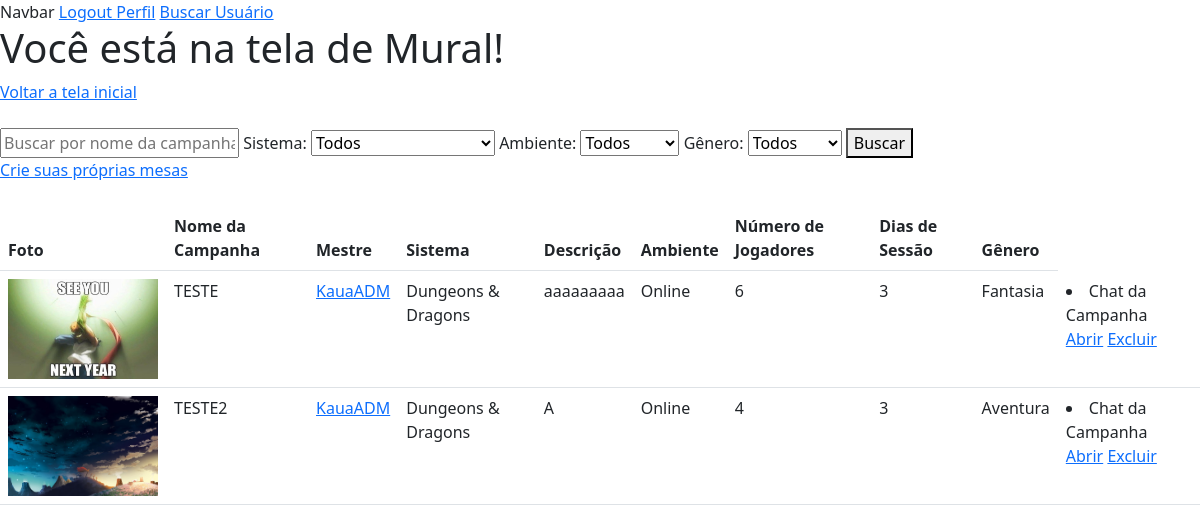
/buscarMesa/ (signed in), run on an earlier commit of the app's database.
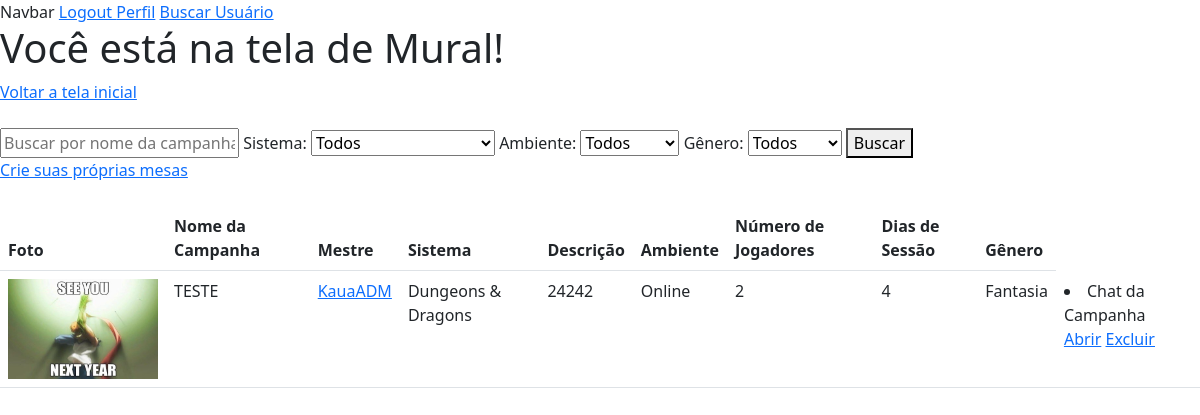
And on a later commit of the database.
### home/models.py (models this page shows, shortened)
class Campanha(models.Model):
    nomeMestre = models.ForeignKey(Perfil, on_delete=models.CASCADE)
    SISTEMAS_RPG_CHOICES = (
        ('Dungeons & Dragons', 'Dungeons & Dragons'),
        ('Ordem Paranormal', 'Ordem Paranormal'),
        ('Tormenta20', 'Tormenta20'),
        ('Call of Cthulu', 'Call of Cthulu'),
        ('Outro', 'Outro')
    )
    AMBIENTES_RPG_CHOICES = (
        ('Online', 'Online'),
        ('Presencial', 'Presencial')
    )
    GENERO_RPG_CHOICES = (
        ('Aventura', 'Aventura'),
        ('Fantasia', 'Fantasia'),
        ('Histórico', 'Histórico'),
        ('Mistério', 'Mistério'),
        ('Suspense', 'Suspense'),
        ('Terror', 'Terror'),
    )
    nomeCampanha = models.CharField(max_length=52, null=True)
    sistemaCampanha = models.CharField(max_length=100, choices=SISTEMAS_RPG_CHOICES, null=True)
    descricaoCampanha = models.TextField(max_length=256, null=True)
    fotoCampanha = models.ImageField(upload_to='images/FotoCampanha/', null=True)
    ambienteCampanha = models.CharField(max_length=100, choices=AMBIENTES_RPG_CHOICES, null=True)
    numeroJogadores = models.IntegerField(null=True)
    diasSessao = models.CharField(max_length=52, null=True)
    generoRPG = models.CharField(max_length=100, choices=GENERO_RPG_CHOICES, null=True)

class Perfil(models.Model):
    nomePerfil = models.ForeignKey(User, on_delete=models.CASCADE)
    slug = models.SlugField(User, unique=True)
    SESSION_CHOICES = (
        ('Online', 'Online'),
        ('Presencial', 'Presencial'),
    )
    PLAYER_TYPE_CHOICES = (
        ('Mestre', 'Mestre'),
        ('Jogador', 'Jogador'),
        ('Ambos', 'Ambos'),
    )
    RPG_SYSTEM_CHOICES = (
        ('Dungeons & Dragons', 'Dungeons & Dragons'),
        ('Tormenta20', 'Tormenta20'),
        ('Ordem Paranormal', 'Ordem Paranormal'),
        ('Call of Cthulhu', 'Call of Cthulhu'),
        ('Outros', 'Outros'),
    )
    fotoConta = models.ImageField(upload_to='images/profilePictures')
    tipo_sessao = models.CharField(max_length=20, choices=SESSION_CHOICES, null=True)
    tipo_player = models.CharField(max_length=20, choices=PLAYER_TYPE_CHOICES, null=True)
    descricao = models.TextField(max_length=256, null=True)
    sistema_rpg = models.CharField(max_length=20, choices=RPG_SYSTEM_CHOICES, null=True)
    idade = models.IntegerField(null=True)

### chat/models.py (models this page shows, shortened)
class Grupo(models.Model):
    from home.models import Campanha
    uuid = models.UUIDField(default=uuid4, editable=False)
    membros = models.ManyToManyField(User)
    criador = models.ForeignKey(User, on_delete=models.CASCADE, null=True, related_name='grupos_criados')
    publico = models.BooleanField(default=False)
    campanha = models.ForeignKey(Campanha, on_delete=models.CASCADE, related_name='chats', null=True)

### home/views.py (the view)
# urls.py: path('buscarMesa/', views.buscarmesa, name='buscarmesa'),
@login_required
def buscarmesa(request):
    perfil = Perfil.objects.get(nomePerfil=request.user)
    sistema_busca = request.GET.get('q')
    sistema_filtro = request.GET.get('sistema')
    ambiente_filtro = request.GET.get('ambiente')
    genero_filtro = request.GET.get('genero')
    campanhas = Campanha.objects.all()
    if sistema_busca:
        campanhas = campanhas.filter(Q(nomeCampanha__icontains=sistema_busca))
    if sistema_filtro:
        campanhas = campanhas.filter(Q(sistemaCampanha__icontains=sistema_filtro))
    if ambiente_filtro:
        campanhas = campanhas.filter(Q(ambienteCampanha__icontains=ambiente_filtro))
    if genero_filtro:
        campanhas = campanhas.filter(Q(generoRPG__icontains=genero_filtro))
    campanhas_e_grupos = {}
    for campanha in campanhas:
        grupos = campanha.chats.all()
        campanhas_e_grupos[campanha] = grupos
    return render(request, 'principal/muralLogado.html', {'campanhas_e_grupos': campanhas_e_grupos, 'perfil': perfil})

### home/templates/principal/muralLogado.html (shortened to what this page needs)
{% extends 'principal/base.html' %}
{% block conteudo %}
<h1>Você está na tela de Mural!</h1>
<a href='{% url 'index' %}'>Voltar a tela inicial</a> <br> <br>
<form method="GET" class="search-form">
    <input type="text" name="q" placeholder="Buscar por nome da campanha">
    <label for="sistema">Sistema:</label>
    <select name="sistema" id="sistema">
        <option value="">Todos</option>
    </select>
    <label for="ambiente">Ambiente:</label>
    <select name="ambiente" id="ambiente">
        <option value="">Todos</option>
    </select>
    <label for="genero">Gênero:</label>
    <select name="genero" id="genero">
        <option value="">Todos</option>
    </select>
    <button type="submit">Buscar</button>
</form>
{% if perfil.tipo_player == "Ambos" or perfil.tipo_player == "Mestre" %}
<a href="{% url 'criarCampanhas' %}">Crie suas próprias mesas</a>
{% endif %}
<br> <br>
<link href="https://cdn.jsdelivr.net/npm/bootstrap@5.3.0/dist/css/bootstrap.min.css" rel="stylesheet">
<table class="table">
    <thead>
        <tr>
            <th>Foto</th>
            <th>Nome da Campanha</th>
            <th>Mestre</th>
            <th>Sistema</th>
            <th>Descrição</th>
            <th>Ambiente</th>
            <th>Número de Jogadores</th>
            <th>Dias de Sessão</th>
            <th>Gênero</th>
        </tr>
    </thead>
    <tbody>
        {% for campanha, grupos in campanhas_e_grupos.items %}
        <tr>
            <td><img src="{{ campanha.fotoCampanha.url }}" alt="Foto da Campanha" width="150" height="100"></td>
            <td>{{ campanha.nomeCampanha }}</td>
            <td><a href="{% url 'exibir_perfil' perfil_slug=campanha.nomeMestre.slug %}">{{ campanha.nomeMestre.nomePerfil.username }}</a></td>
            <td>{{ campanha.sistemaCampanha }}</td>
            <td>{{ campanha.descricaoCampanha }}</td>
            <td>{{ campanha.ambienteCampanha }}</td>
            <td>{{ campanha.numeroJogadores }}</td>
            <td>{{ campanha.diasSessao }}</td>
            <td>{{ campanha.generoRPG }}</td>
            <td>
                {% for grupo in grupos %}
                    <div id="{{ grupo.uuid }}">
                        <li><a>Chat da Campanha</a></li>
                        {% if request.user in grupo.membros.all %}
                            <a href="{% url 'Abrir_chat_pub' uuid=grupo.uuid %}">Abrir</a>
                            {% if user == grupo.criador %}
                                <a href="{% url 'Remover_grupo' uuid=grupo.uuid %}">Excluir</a>
                            {% endif %}
                            {% else %}
                            <a href="{% url 'enviar_solicitacao' campanha_id=campanha.id %}">Enviar Solicitação</a>
                            {% endif %}
                    </div>
                {% endfor %}
            </td>
        </tr>
        {% endfor %}
    </tbody>
</table>
{% endblock conteudo %}

### home/templates/principal/base.html (shortened to what this page needs)
{% load static %}
<!DOCTYPE html>
<html lang="pt-br">
<head>
</head>
<body>
    {% if user.is_authenticated %}
    <nav>Navbar <a href="{% url 'account_logout' %}">Logout </a> <a href="{%url 'usuario' %}" style=>Perfil</a> <a href="{% url 'search_user' %}">Buscar Usuário</a></nav>
    {% else %}
    <nav>Navbar <a href="{% url 'account_signup' %}">Cadastre-se </a><a href="{% url 'account_login' %}">Login</a></nav>
    {% endif %}
    {% block conteudo %}
    {% endblock conteudo %}
</body>
</html>

What changed in the data, as far as the page shows it:
removed Campanha: fotoCampanha (picture), nomeCampanha "TESTE2", nomeMestre.nomePerfil.username "KauaADM", sistemaCampanha "Dungeons & Dragons", descricaoCampanha "A", ambienteCampanha "Online", numeroJogadores "4", diasSessao "3", generoRPG "Aventura"
no longer on this page (row edited): Grupo: shows "Abrir", shows "Excluir", shown under "TESTE2"
changed Campanha "TESTE": loses Grupo (shows "Abrir", shows "Excluir"); gains Grupo (shows "Abrir", shows "Excluir"); descricaoCampanha "aaaaaaaaa" → "24242"; numeroJogadores "6" → "2"; diasSessao "3" → "4"
